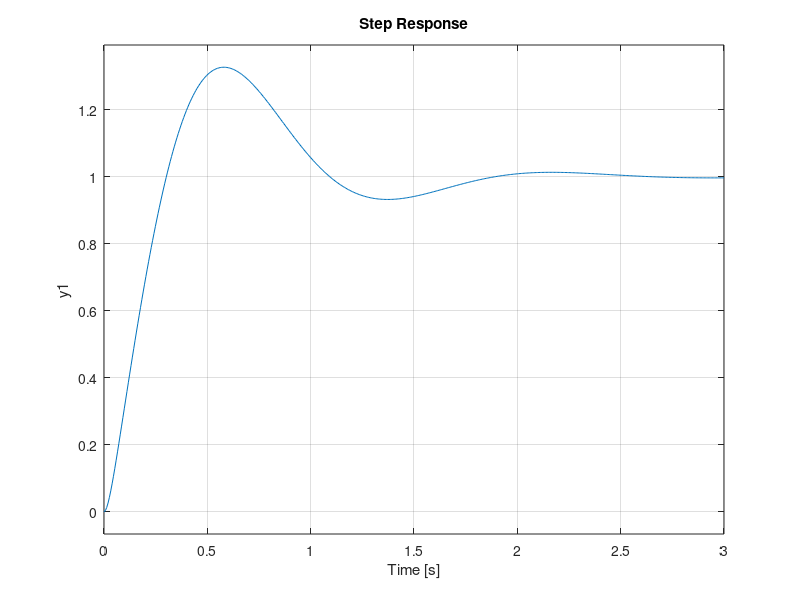

MATLAB code to generate this figure:
%
% pps2s4_plot.m
%
% Pole Placement
%

Tf = 3;  % time final (sec)

Gs = tf([1], [1 0.4 0]);
Ds = tf([177.94 875], [1 47.996]);

Hs = (Ds*Gs)/(1 + Ds*Gs);

step(Hs, Tf);

print('pps2s4_plot.eps', '-deps');
